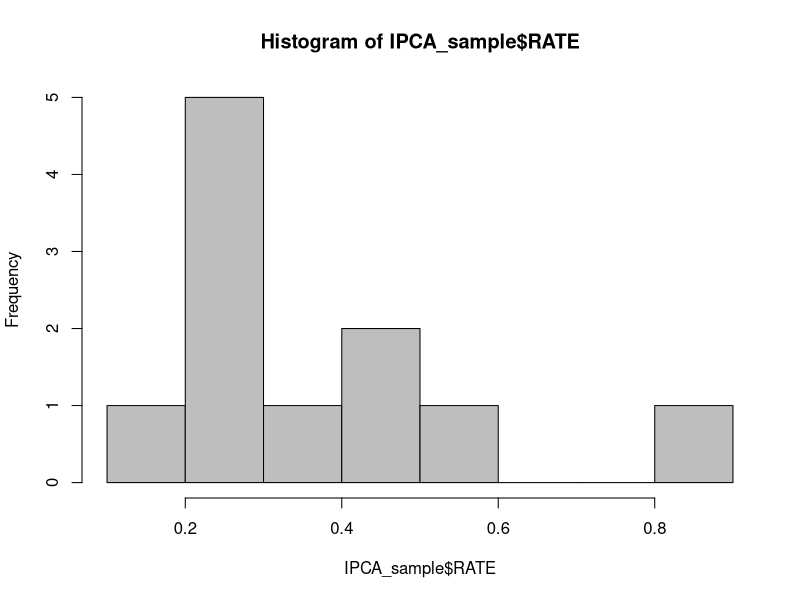
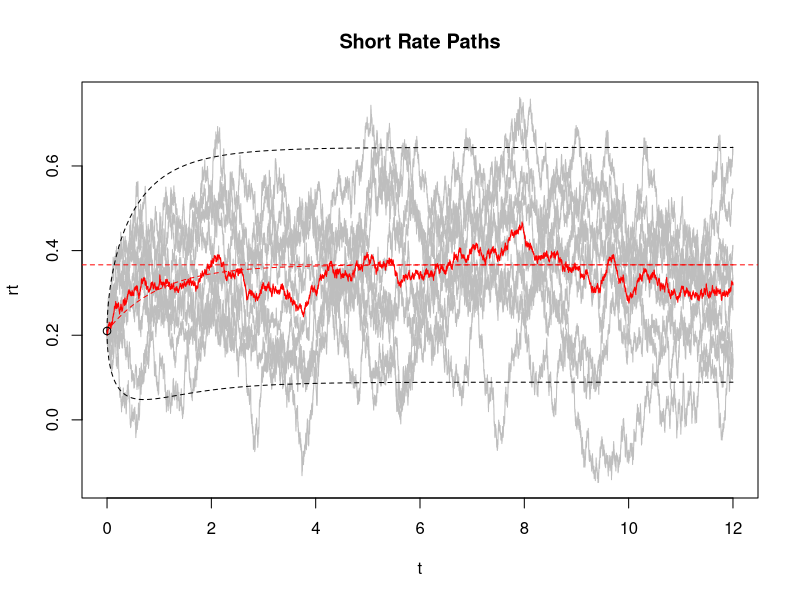

Write R code to recreate these figures, in order.
#### LIBRARIES ####

library(readr)

#### BASE IPCA ####

# IMPORT #

IPCA_sample <- read.csv("IPCA_Mensal.csv", sep = ";")
View(IPCA_sample)

# TRANSFORM #

colnames(IPCA_sample) <- c("DATE","RATE")

IPCA_sample$RATE <- as.numeric(IPCA_sample$RATE)

IPCA_sample <- na.omit(IPCA_sample)

# HIST #

hist(IPCA_sample$RATE, col='grey')

#### STIR ####

### Simulate Sample Paths - CIR ###

## define model parameters
r0 <- tail(IPCA_sample$RATE, n=1)
theta <- mean(IPCA_sample$RATE)
k <- 1
beta <- sd(IPCA_sample$RATE,na.rm = TRUE)

## simulate short rate paths
n <- 10    # MC simulation trials
T <- 12    # total time
m <- 20000   # subintervals
dt <- T/m  # difference in time each subinterval

r <- matrix(0,m+1,n)  # matrix to hold short rate paths
r[1,] <- r0

for(j in 1:n){
  for(i in 2:(m+1)){
    dr <- k*(theta-r[i-1,j])*dt + beta*sqrt(dt)*rnorm(1,0,1)
    r[i,j] <- r[i-1,j] + dr
    #ava <- mean(r[31,])
      }
} 

#### PLOT PATHS ####

t <- seq(0, T, dt)
rT.expected <- theta + (r0-theta)*exp(-k*t)
rT.stdev <- sqrt(beta^2/(2*k)*(1-exp(-2*k*t)))
matplot(t, r[,1:10], type="l", lty=1, main="Short Rate Paths", ylab="rt", col = "gray") 
abline(h=theta, col="red", lty=2)
lines(t, rT.expected, lty=2, col="red") 
lines(t, rT.expected + 2*rT.stdev, lty=2) 
lines(t, rT.expected - 2*rT.stdev, lty=2)
lines(t,rowMeans(r[,1:10]),col="red")
points(0,r0)
mean(rT.expected)
min(rT.expected)
max(rT.expected)
View(colMeans(r[,1:10]))

